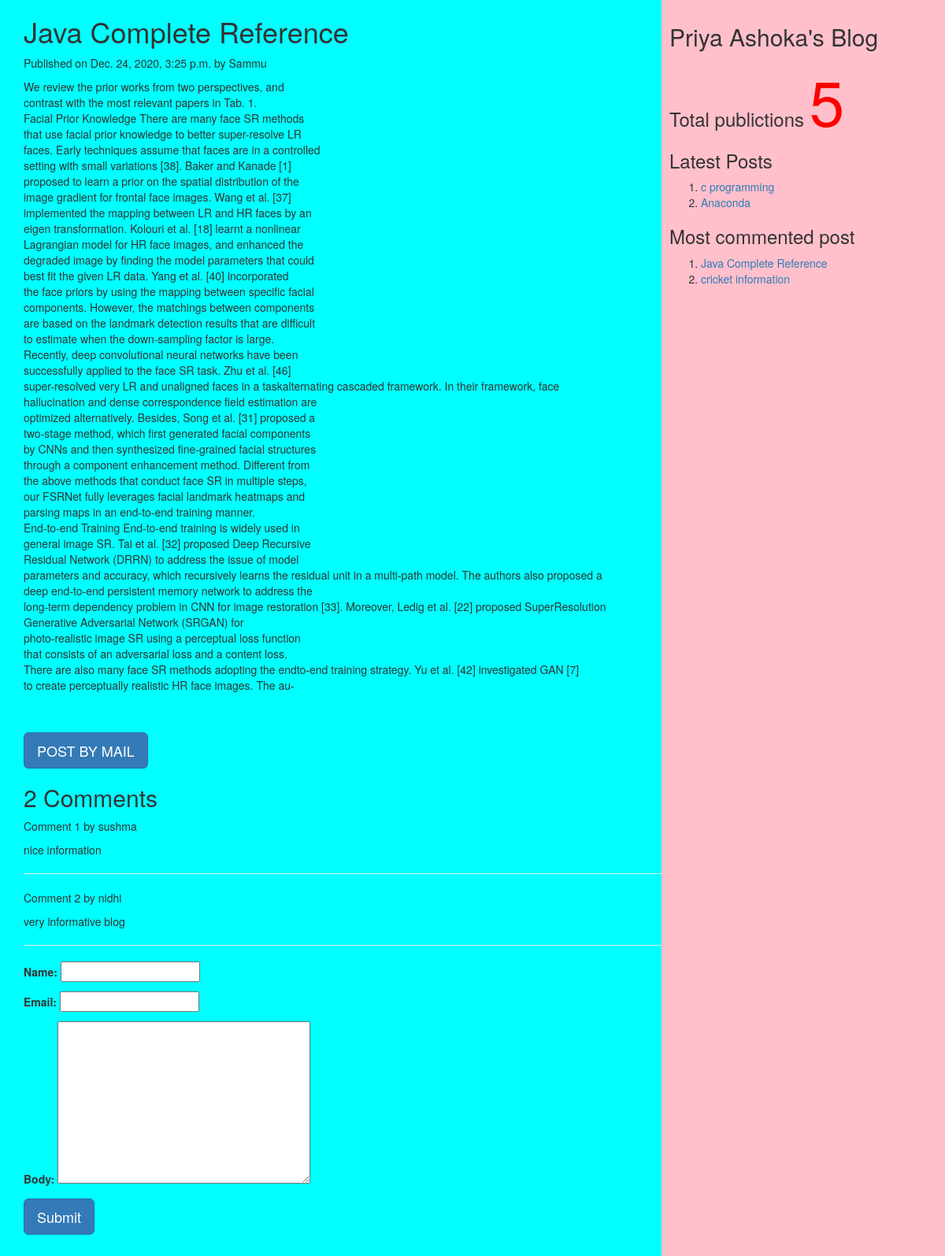
/2020/12/24/java-complete-reference, run on the app's committed database.
### myApp/models.py (models this page shows, shortened)
class Post(models.Model):
          tags=TaggableManager()
          STATUS_CHOICES=(('draft','Draft'),('published','Published'))
          title=models.CharField(max_length=256)
          slug=models.SlugField(max_length=264,unique_for_date='publish')
          author=models.ForeignKey(User,related_name='blog_posts',on_delete= models.CASCADE)
          body=models.TextField()
          publish=models.DateTimeField(default=timezone.now)
          created=models.DateTimeField(auto_now_add=True)
          updated=models.DateTimeField(auto_now=True)
          status= models.CharField(max_length=10,choices=STATUS_CHOICES,default='draft')
          objects=CustomManager()
          class Meta:
                ordering=('-publish',)
          def get_absolute_url(self):
                return reverse('post_detail',args=[self.publish.year,self.publish.strftime('%m'),self.publish.strftime('%d'),self.slug])

class Comment(models.Model):
    post=models.ForeignKey(Post,related_name="comments",on_delete=models.CASCADE)
    name=models.CharField(max_length=50)
    email=models.EmailField()
    body=models.TextField()
    created=models.DateTimeField(auto_now_add=True)
    updated=models.DateTimeField(auto_now=True)
    active=models.BooleanField(default=True)
    class Meta:
        ordering=('created',)

### myApp/views.py (the view, shortened to what this page needs)
# urls.py: url(r'(?P<year>\d{4})/(?P<month>\d{2})/(?P<day>\d{2})/(?P<post>[-\w]+)',views.post_detail_view,name='post_detail'),
def post_detail_view(request,year,month,day,post):
    post=get_object_or_404(Post,slug=post,publish__year=year,publish__month=month,publish__day=day)
    comments=post.comments.filter(active=True)
    csubmit=False
    form=CommentForm()
    d={'post':post,'form':form,'csubmit':csubmit,'comments':comments}
    return render(request,'myApp/post_detail.html',d)

### myApp/forms.py
class CommentForm(forms.ModelForm):
    class Meta:
        model=Comment
        fields=('name','email','body')

### myApp/models.py (called while the page is built)
    def get_queryset(self):
        return super().get_queryset().filter(status='published')

### myApp/templatetags/mytags.py (called while the page is built)
@register.simple_tag
def total_posts():
    return Post.objects.count()

@register.inclusion_tag('myApp/latest_post.html')
def show_latest_posts(count=3):
    latest_posts=Post.objects.order_by('-publish')[:count]
    return {'latest_posts':latest_posts}

@register.simple_tag
def get_most_commented_posts(count=2):
    return Post.objects.annotate(total_comments=Count('comments')).order_by('-total_comments')[:count]

### templates/myApp/post_detail.html (shortened to what this page needs)
<html>
    {%extends 'myApp/parent.html'%}
        {%block content_block%}
        <h1>{{post.title}}</h1>
        <p>Published on {{post.publish}} by {{post.author|title}}</p>
        {{post.body|linebreaks}} <br><br>
        <a href="/{{post.id}}/share" class='btn btn-lg btn-primary'>POST BY MAIL</a>
        {%with comments.count as comments_count%}
        <h2>{{comments_count}} Comment{{comments_count|pluralize}}</h2>
        {%endwith%}
        {%if comments%}
         {%for c in comments%}
         <p>Comment {{forloop.counter}} by {{c.name}}</p>
        <div>{{c.body|linebreaks}}</div>
        <hr>
        {%endfor%}
        {%else%}
         <p style="color:blue;font-size:30px;font-style:bold;border-bottom:1px red solid;">There are no comments</p>
        {%endif%}
         {%if csubmit%}
         <h2>Thank you..Your comment has been added successfully!!</h2>
         {%else%}
         <form  method="post">
           {{form.as_p}}
           <input type="submit" class='btn btn-lg btn-primary' value="Submit">
         </form>
         {%endif%}
        {%endblock%}

### templates/myApp/parent.html (shortened to what this page needs)
<html>
{%load mytags%}
    <head>
        <link rel="stylesheet" href="https://maxcdn.bootstrapcdn.com/bootstrap/3.3.7/css/bootstrap.min.css">
    </head>
    <body>
        <div class="content" style="width:70%;float:left;background-color:aqua;height:300%;padding:0 0 0 30px">
              {%block content_block%}
              {%endblock%}
        </div>
        <div class="sidebar" style="width:30%;float:right;background-color:pink;height:300%;padding:10px">
            <h2>Priya Ashoka's Blog</h2>
            <h3>Total publictions
              <span style="color:red;font-size:80px">
              {%total_posts%}</span>
              <h3>Latest Posts</h3>
              {% show_latest_posts 2 %}
              <h3>Most commented post</h3>
              {%get_most_commented_posts as m%}
              <ol>
                {%for post in m%}
                <li><a href="{{post.get_absolute_url}}">{{post.title}}</a></li>
                {%endfor%}
              </ol>
            </h3>
        </div>
    </body>
</html>

### templates/myApp/latest_post.html
<!DOCTYPE html>
<html lang="en" dir="ltr">
  <body>
    <ol>
    {%for post in latest_posts%}
    <li><a href="{{post.get_absolute_url}}">{{post.title}}</a></li>
    {%endfor%}
    </ol>
  </body>
</html>

### data on the page
Post: title "Java Complete Reference", publish "Dec. 24, 2020, 3:25 p.m.", author "Sammu", body "We review the prior works from two perspectives, and contrast with the most relevant papers in Tab. 1. Facial Prior Knowledge There are many face SR methods that use facial prior knowledge to better super-resolve LR faces. Early techniques assume that faces are in a controlled setting with small variations [38]. Baker and Kanade [1] proposed to learn a prior on the spatial distribution of the image gradient for frontal face images. Wang et al. [37] implemented the mapping between LR and HR faces by an eigen transformation. Kolouri et al. [18] learnt a nonlinear Lagrangian model for HR face images, and enhanced the degraded image by finding the model parameters that could best fit the given…"
Comment: name "sushma", body "nice information"
Comment: name "nidhi", body "very informative blog"
Post: title "c programming"
Post: title "Anaconda"
Post: title "cricket information"

### other printed values
{{ comments_count }} "2"
